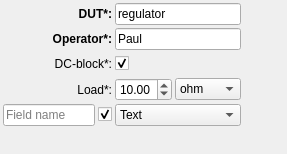
<?xml version="1.0" encoding="UTF-8"?>
<ui version="4.0">
 <class>Metadata</class>
 <widget class="QDockWidget" name="Metadata">
  <property name="geometry">
   <rect>
    <x>0</x>
    <y>0</y>
    <width>287</width>
    <height>154</height>
   </rect>
  </property>
  <property name="windowIcon">
   <iconset resource="icons/icons.qrc">
    <normaloff>:/results/ExperimentResult.png</normaloff>:/results/ExperimentResult.png</iconset>
  </property>
  <property name="windowTitle">
   <string>Metadata</string>
  </property>
  <widget class="QWidget" name="dockWidgetContents">
   <layout class="QGridLayout" name="gridLayout">
    <property name="margin">
     <number>3</number>
    </property>
    <property name="spacing">
     <number>3</number>
    </property>
    <item row="0" column="0" colspan="2">
     <widget class="QLabel" name="label_2">
      <property name="font">
       <font>
        <weight>75</weight>
        <bold>true</bold>
       </font>
      </property>
      <property name="text">
       <string>DUT*:</string>
      </property>
      <property name="alignment">
       <set>Qt::AlignRight|Qt::AlignTrailing|Qt::AlignVCenter</set>
      </property>
     </widget>
    </item>
    <item row="0" column="2" colspan="2">
     <widget class="QLineEdit" name="lineEdit_2">
      <property name="text">
       <string>regulator</string>
      </property>
     </widget>
    </item>
    <item row="1" column="0" colspan="2">
     <widget class="QLabel" name="label_3">
      <property name="font">
       <font>
        <weight>75</weight>
        <bold>true</bold>
       </font>
      </property>
      <property name="text">
       <string>Operator*:</string>
      </property>
      <property name="alignment">
       <set>Qt::AlignRight|Qt::AlignTrailing|Qt::AlignVCenter</set>
      </property>
     </widget>
    </item>
    <item row="1" column="2" colspan="2">
     <widget class="QLineEdit" name="lineEdit_3">
      <property name="text">
       <string>Paul</string>
      </property>
     </widget>
    </item>
    <item row="2" column="0" colspan="2">
     <widget class="QLabel" name="label_5">
      <property name="text">
       <string>DC-block*:</string>
      </property>
      <property name="alignment">
       <set>Qt::AlignRight|Qt::AlignTrailing|Qt::AlignVCenter</set>
      </property>
     </widget>
    </item>
    <item row="2" column="2" colspan="2">
     <widget class="QCheckBox" name="checkBox_2">
      <property name="toolTip">
       <string extracomment="Mandatory field"/>
      </property>
      <property name="text">
       <string/>
      </property>
      <property name="checked">
       <bool>true</bool>
      </property>
     </widget>
    </item>
    <item row="2" column="4">
     <widget class="QPushButton" name="pushButton_4">
      <property name="text">
       <string/>
      </property>
      <property name="icon">
       <iconset resource="icons/icons.qrc">
        <normaloff>:/results/Delete.png</normaloff>:/results/Delete.png</iconset>
      </property>
      <property name="iconSize">
       <size>
        <width>16</width>
        <height>16</height>
       </size>
      </property>
      <property name="flat">
       <bool>true</bool>
      </property>
     </widget>
    </item>
    <item row="3" column="0" colspan="2">
     <widget class="QLabel" name="label_6">
      <property name="text">
       <string>Load*:</string>
      </property>
      <property name="alignment">
       <set>Qt::AlignRight|Qt::AlignTrailing|Qt::AlignVCenter</set>
      </property>
     </widget>
    </item>
    <item row="3" column="2">
     <widget class="QDoubleSpinBox" name="doubleSpinBox">
      <property name="value">
       <double>10.000000000000000</double>
      </property>
     </widget>
    </item>
    <item row="3" column="3">
     <widget class="QComboBox" name="comboBox_2">
      <item>
       <property name="text">
        <string>ohm</string>
       </property>
      </item>
      <item>
       <property name="text">
        <string>kOhm</string>
       </property>
      </item>
      <item>
       <property name="text">
        <string>MOhm</string>
       </property>
      </item>
     </widget>
    </item>
    <item row="3" column="4">
     <widget class="QPushButton" name="pushButton_5">
      <property name="text">
       <string/>
      </property>
      <property name="icon">
       <iconset resource="icons/icons.qrc">
        <normaloff>:/results/Delete.png</normaloff>:/results/Delete.png</iconset>
      </property>
      <property name="iconSize">
       <size>
        <width>16</width>
        <height>16</height>
       </size>
      </property>
      <property name="flat">
       <bool>true</bool>
      </property>
     </widget>
    </item>
    <item row="4" column="0">
     <widget class="QLineEdit" name="lineEdit_8">
      <property name="text">
       <string/>
      </property>
      <property name="placeholderText">
       <string>Field name</string>
      </property>
     </widget>
    </item>
    <item row="4" column="1">
     <widget class="QCheckBox" name="checkBox">
      <property name="toolTip">
       <string extracomment="Mandatory field"/>
      </property>
      <property name="text">
       <string/>
      </property>
      <property name="checked">
       <bool>true</bool>
      </property>
     </widget>
    </item>
    <item row="4" column="2" colspan="2">
     <widget class="QComboBox" name="comboBox">
      <item>
       <property name="text">
        <string>Text</string>
       </property>
      </item>
      <item>
       <property name="text">
        <string>Number</string>
       </property>
      </item>
      <item>
       <property name="text">
        <string>Boolean</string>
       </property>
      </item>
      <item>
       <property name="text">
        <string>-</string>
       </property>
      </item>
      <item>
       <property name="text">
        <string>Voltage</string>
       </property>
      </item>
      <item>
       <property name="text">
        <string>Current</string>
       </property>
      </item>
      <item>
       <property name="text">
        <string>Resistance</string>
       </property>
      </item>
      <item>
       <property name="text">
        <string>Power</string>
       </property>
      </item>
     </widget>
    </item>
    <item row="4" column="4">
     <widget class="QPushButton" name="pushButton_6">
      <property name="text">
       <string/>
      </property>
      <property name="icon">
       <iconset resource="icons/icons.qrc">
        <normaloff>:/results/Add.png</normaloff>:/results/Add.png</iconset>
      </property>
      <property name="iconSize">
       <size>
        <width>16</width>
        <height>16</height>
       </size>
      </property>
      <property name="flat">
       <bool>true</bool>
      </property>
     </widget>
    </item>
    <item row="5" column="0" colspan="5">
     <spacer name="verticalSpacer_2">
      <property name="orientation">
       <enum>Qt::Vertical</enum>
      </property>
      <property name="sizeHint" stdset="0">
       <size>
        <width>278</width>
        <height>3</height>
       </size>
      </property>
     </spacer>
    </item>
   </layout>
  </widget>
 </widget>
 <resources>
  <include location="icons/icons.qrc"/>
 </resources>
 <connections/>
</ui>
